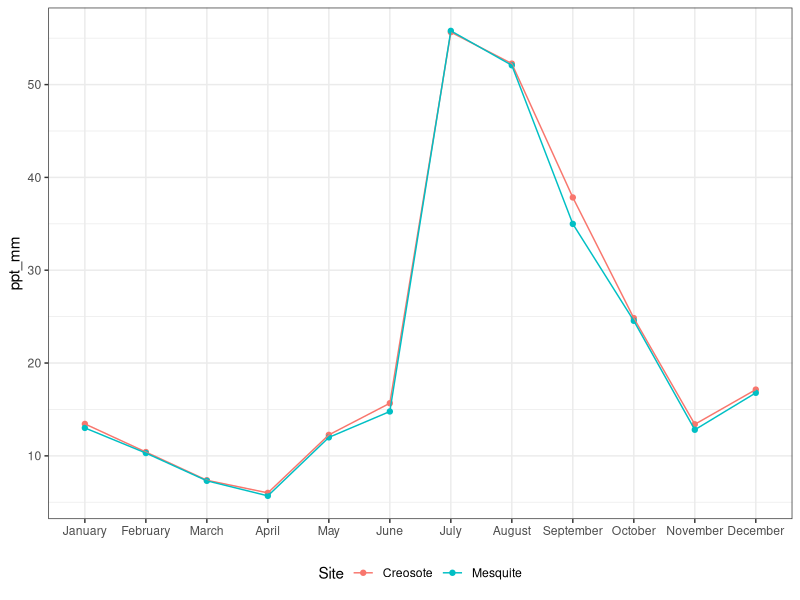
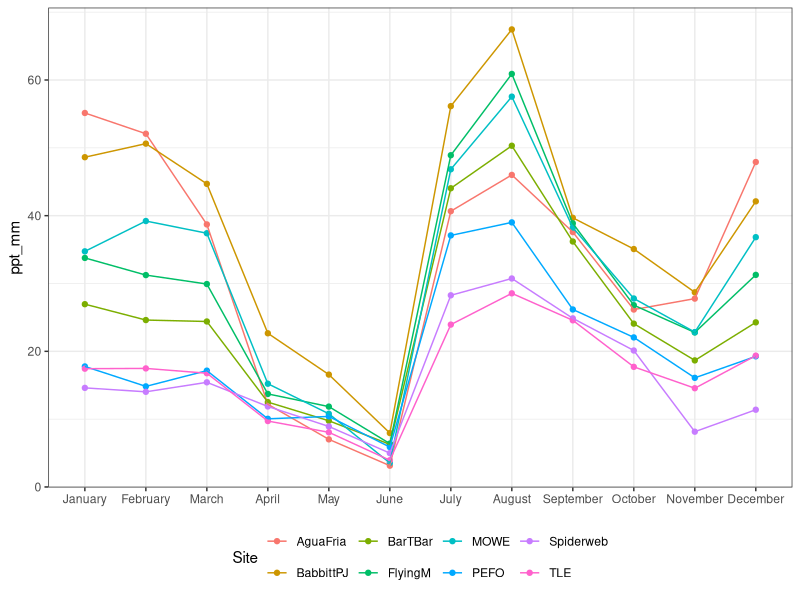
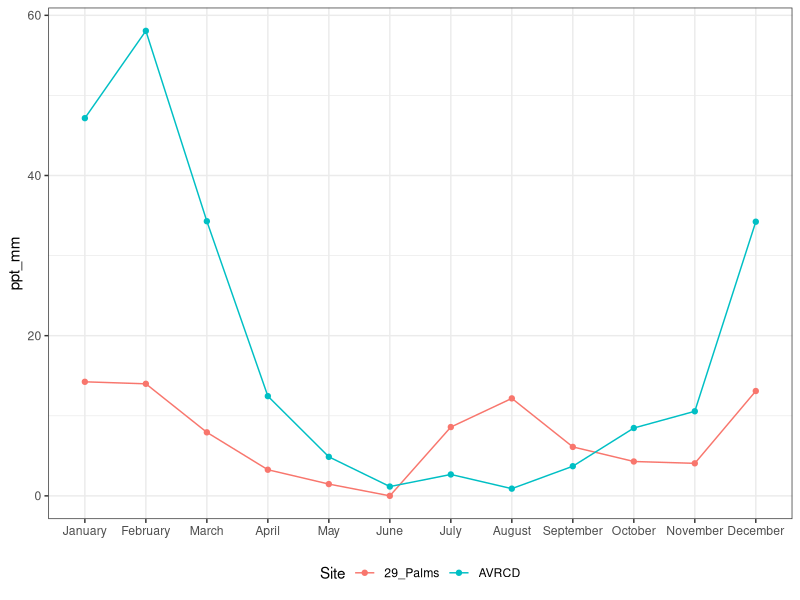
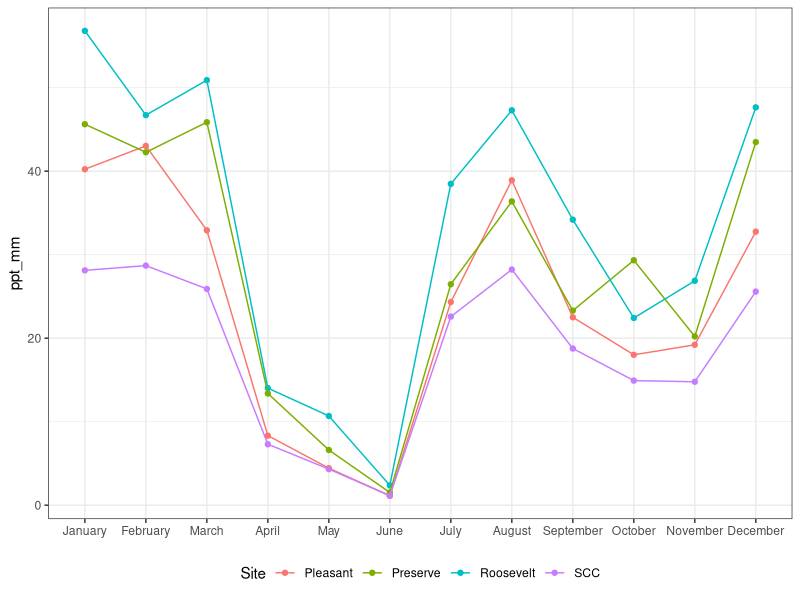
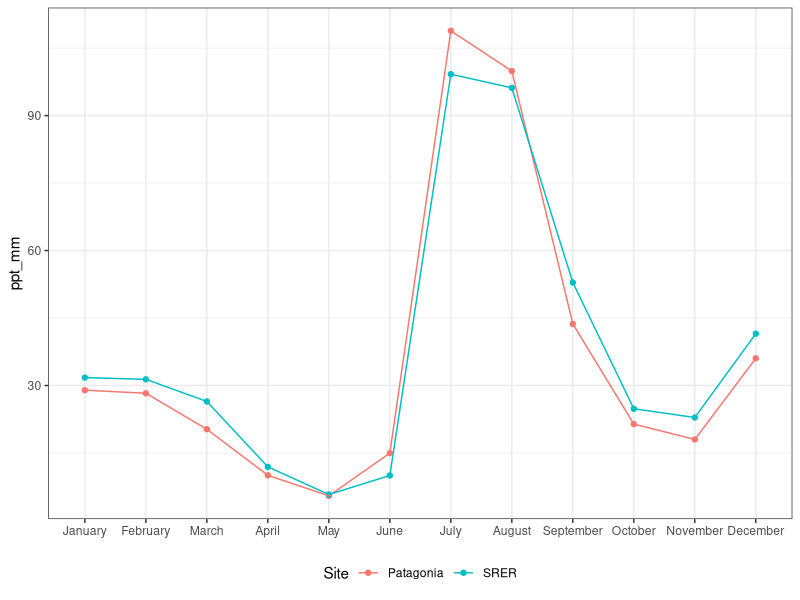
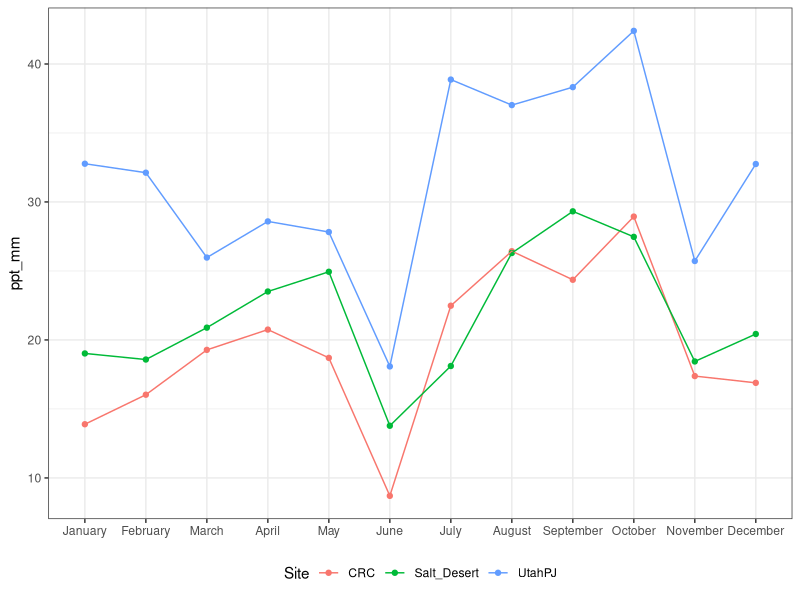
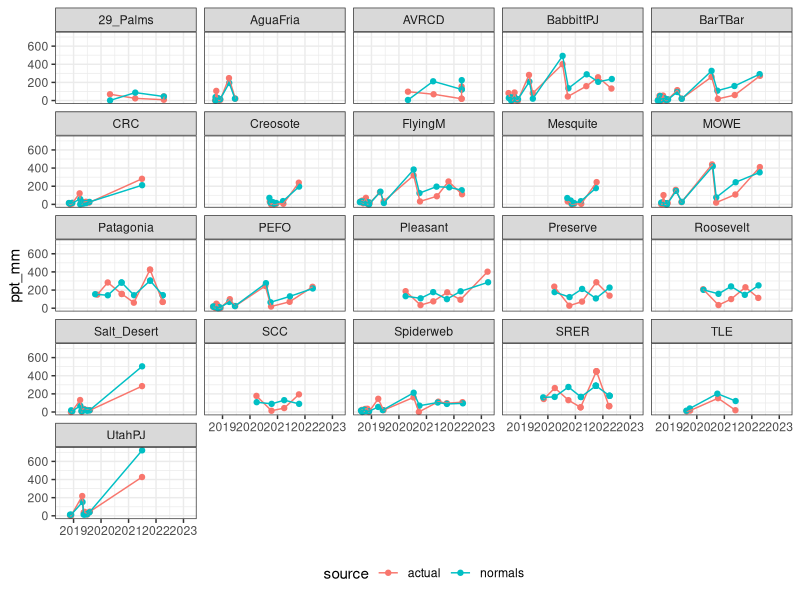
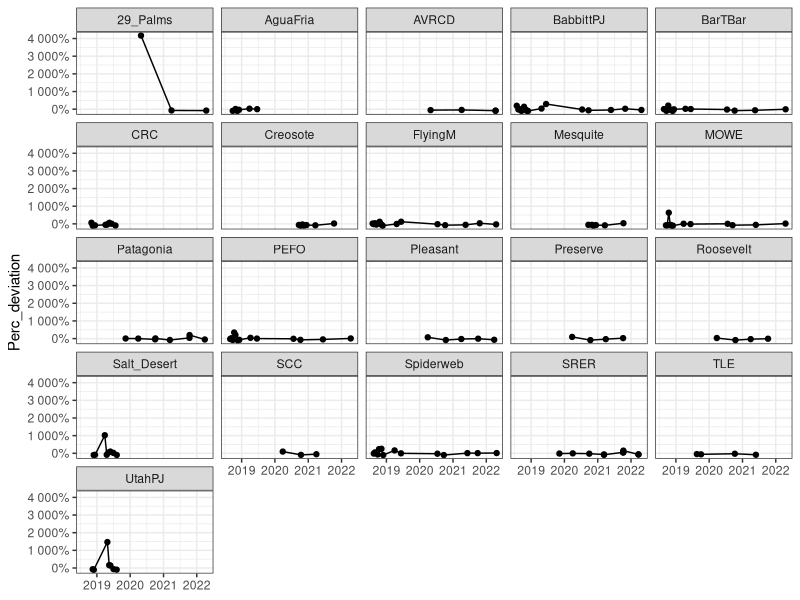

R code for these plots, in order: (Note: this script raises an error after producing the figures.)
# Created: 2023-09-28
# Last updated: 2024-03-18

# Purpose: Explore precip trends. Compare actual precip values (from PRISM daily values, see 03.2.R)
#   with 30-year normals. Actual precip is recorded as either cumulative precip
#   since seeding, or cumulative precip since the previous monitoring event. Because the time
#   interval between monitoring events and seeding differs by site, and because normals are
#   site- and and month-specific, each site must be dealt with on an individual basis 
#   to determine which normals months should be included for a (roughly equal) comparison.

# Normals must be "rounded" to the start of the month, the end of the month,
#   or mid-month, because normals are reported as annual or monthly. Hence, while the actual 
#   precip experienced is defined to the day, comparable normals are defined to the
#   half month. This also assumes that an even amount of rain falls in the first and
#   second half of the month, and sometimes for sites monitored every 2 weeks the dates round
#   such that there is assumed to be no interval, and therefore no precip (for normals). 
#   See 03.3.xlsx README tab for more explanation.


library(tidyverse)
library(readxl)
library(scales)

# Load data ---------------------------------------------------------------

ppt <- read_csv("data/cleaned/03.2_monitoring-events-with-PRISM-climate-data_clean.csv")
month.normal <- read_csv("data/cleaned/03.2_PRISM-month-normals-all-sites_clean.csv")
daily <- read_csv("data/cleaned/03.2_PRISM-daily-all-sites_clean.csv")
normals.since.raw <- read_xlsx("data/data-wrangling-intermediate/03.3_months-to-include-for-precip-normals-comparison.xlsx",
                                       sheet = "since_last")
normals.cum.raw <- read_xlsx("data/data-wrangling-intermediate/03.3_months-to-include-for-precip-normals-comparison.xlsx",
                                       sheet = "cum")
  


# Explore monthly normals -------------------------------------------------

# Order months
month.normal.graph <- month.normal |> 
  filter(Date != "Annual") |> 
  mutate(Date = factor(Date, levels = c("January", "February", "March", "April", "May",
                                        "June", "July", "August", "September", "October",
                                        "November", "December")))

# Chihuahuan
#   Unimodal: most rain in July-Sept
month.normal.graph |> 
  filter(Region == "Chihuahuan") |> 
  ggplot(aes(x = Date, y = ppt_mm, color = Site, group = Site)) +
  geom_point() +
  geom_line() +
  xlab(NULL) +
  theme_bw() +
  theme(legend.position = "bottom")

# Colorado Plateau
#   Biomodal, July-Sept and Dec-March (summer rains slightly greater than winter)
month.normal.graph |> 
  filter(Region == "Colorado Plateau") |> 
  ggplot(aes(x = Date, y = ppt_mm, color = Site, group = Site)) +
  geom_point() +
  geom_line() +
  xlab(NULL) +
  theme_bw() +
  theme(legend.position = "bottom")

# Mojave
#   Unimodal: most rain in Dec-March
month.normal.graph |> 
  filter(Region == "Mojave") |> 
  ggplot(aes(x = Date, y = ppt_mm, color = Site, group = Site)) +
  geom_point() +
  geom_line() +
  xlab(NULL) +
  theme_bw() +
  theme(legend.position = "bottom")

# Sonoran Central
#   Bimodal: July-Sept, Dec-March (summer and winter rains roughly equal)
month.normal.graph |> 
  filter(Region == "Sonoran Central") |> 
  ggplot(aes(x = Date, y = ppt_mm, color = Site, group = Site)) +
  geom_point() +
  geom_line() +
  xlab(NULL) +
  theme_bw() +
  theme(legend.position = "bottom")

# Sonoran SE
#   Slightly bimodal: most rain July-Sept, some rain Dec-March
month.normal.graph |> 
  filter(Region == "Sonoran SE") |> 
  ggplot(aes(x = Date, y = ppt_mm, color = Site, group = Site)) +
  geom_point() +
  geom_line() +
  xlab(NULL) +
  theme_bw() +
  theme(legend.position = "bottom")

# Utah
#   CRC & Salt Desert: Biomodal: July-Oct, March-May
#   UtahPJ: Biomdal: July-Oct, Dec-Feb
month.normal.graph |> 
  filter(Region == "Utah") |> 
  ggplot(aes(x = Date, y = ppt_mm, color = Site, group = Site)) +
  geom_point() +
  geom_line() +
  xlab(NULL) +
  theme_bw() +
  theme(legend.position = "bottom")



# Precip since last monitoring event --------------------------------------


## Since_last data wrangling -----------------------------------------------

# pivot_longer() and convert NAs to 0 (blank cells are 0)
normals.since <- normals.since.raw |> 
  select(-Seed_month_estimate, -Monitor_month_estimate) |> 
  pivot_longer(cols = c("Annual", "January", "February", "March", "April", "May",
                        "June", "July", "August", "September", "October",
                        "November", "December"),
              names_to = "Date",
              values_to = "include") 
normals.since$include[is.na(normals.since$include)] <- 0

# Add normals values
normals.since <- normals.since |> 
  left_join(month.normal) |> 
  select(-tmin, -tmax, -tmean) 

# Multiply include * ppt_mm for new ppt_mm value
#   "include" column is the amount of times that month/annual should be included
normals.since <- normals.since |> 
  mutate(ppt_mm = include * ppt_mm) |> 
  select(-include)

# Sum normals precip
normals.since <- normals.since |> 
  select(-Date_Seeded, -Date_Monitored) |> 
  mutate(SiteDateID = as.character(SiteDateID)) |> 
  group_by(Region, Site, SiteDateID, Seed_estimate, Monitor_estimate) |> 
  summarise(ppt_mm = sum(ppt_mm),
            .groups = "keep") |> 
  mutate(SiteDateID = as.numeric(SiteDateID)) 

# Add normals to actual precip values (Since_last_precip from ppt) to graph together
#   Rename normals columns to match and add "source" col to note they are normals
normals.since.bind <- normals.since |> 
  rename(Date_Seeded = Seed_estimate,
         Date_Monitored = Monitor_estimate) |> 
  mutate(source = "normals")
since.long <- ppt |> 
  select(Region, Site, Date_Seeded, Date_Monitored, SiteDateID, Since_last_precip) |> 
  rename(ppt_mm = Since_last_precip) |> 
  mutate(source = "actual") |> 
  bind_rows(normals.since.bind)


# Find percent deviation from normals
since.pd <- ppt |> 
  select(Region, Site, SiteDateID, Date_Seeded, Date_Monitored, Since_last_precip) |> 
  left_join(normals.since) |> 
  mutate(Perc_deviation = (Since_last_precip - ppt_mm) / ppt_mm,
         Deviation_mm = ppt_mm - Since_last_precip)
#   Inf created when there was no rain in the time period (can't divide by 0),
#     but this only occurs when the time period is small and in all cases there is another
#     monitoring date less than 2 weeks away with a non-Inf percent change. Occurs
#     at CO Plateau & Utah, where monitoring was more frequent.


# Find CV of actual and normals
since.cv.long <- since.long |> 
  group_by(Region, Site, source) |> 
  summarise(CV = sd(ppt_mm) / mean(ppt_mm),
            .groups = "keep")
since.cv.wide <- since.cv.long |> 
  pivot_wider(names_from = source, values_from = CV) |> 
  rename(Actual_CV_since = actual,
         Normals_CV_since = normals) |> 
  mutate(Difference_CV_since = Actual_CV_since - Normals_CV_since)



## Since_last graph --------------------------------------------------------

# All sites
since.long |> 
  ggplot(aes(x = Date_Monitored, y = ppt_mm, color = source)) +
  geom_point() +
  geom_line() +
  facet_wrap(~Site) +
  xlab(NULL) +
  theme_bw() +
  theme(legend.position = "bottom") 

since.pd |> 
  filter(Perc_deviation != Inf) |> 
  ggplot(aes(x = Date_Monitored, y = Perc_deviation)) +
  geom_point() +
  geom_line() +
  facet_wrap(~Site) +
  xlab(NULL) +
  theme_bw() +
  scale_y_continuous(labels = percent)

since.pd |> 
  filter(Perc_deviation != Inf,
         Region !="Mojave") |> 
  ggplot(aes(x = Date_Monitored, y = Perc_deviation)) +
  geom_point() +
  geom_line() +
  facet_wrap(~Site) +
  xlab(NULL) +
  theme_bw() +
  scale_y_continuous(labels = percent) +
  geom_hline(yintercept = 0,
             linetype = "dashed",
             color = "red")


  
# By Region
# Sonoran Central
since.long |> 
  filter(Region == "Sonoran Central") |> 
  ggplot(aes(x = Date_Monitored, y = ppt_mm, color = source)) +
  geom_point() +
  geom_line() +
  facet_wrap(~Site) +
  xlab(NULL) +
  theme_bw() +
  theme(legend.position = "bottom") 

since.pd |> 
  filter(Perc_deviation != Inf) |> 
  filter(Region == "Sonoran Central") |> 
  ggplot(aes(x = Date_Monitored, y = Perc_deviation)) +
  geom_point() +
  geom_line() +
  facet_wrap(~Site) +
  xlab(NULL) +
  theme_bw() +
  scale_y_continuous(labels = percent) +
  geom_hline(yintercept = 0,
             linetype = "dashed",
             color = "red")

# Sonoran SE
since.long |> 
  filter(Region == "Sonoran SE") |> 
  ggplot(aes(x = Date_Monitored, y = ppt_mm, color = source)) +
  geom_point() +
  geom_line() +
  facet_wrap(~Site) +
  xlab(NULL) +
  theme_bw() +
  theme(legend.position = "bottom") 

since.pd |> 
  filter(Perc_deviation != Inf) |> 
  filter(Region == "Sonoran SE") |> 
  ggplot(aes(x = Date_Monitored, y = Perc_deviation)) +
  geom_point() +
  geom_line() +
  facet_wrap(~Site) +
  xlab(NULL) +
  theme_bw() +
  scale_y_continuous(labels = percent) +
  geom_hline(yintercept = 0,
             linetype = "dashed",
             color = "red")

# Chihuahuan
since.long |> 
  filter(Region == "Chihuahuan") |> 
  ggplot(aes(x = Date_Monitored, y = ppt_mm, color = source)) +
  geom_point() +
  geom_line() +
  facet_wrap(~Site) +
  xlab(NULL) +
  theme_bw() +
  theme(legend.position = "bottom")

since.pd |> 
  filter(Perc_deviation != Inf) |> 
  filter(Region == "Chihuahuan") |> 
  ggplot(aes(x = Date_Monitored, y = Perc_deviation)) +
  geom_point() +
  geom_line() +
  facet_wrap(~Site) +
  xlab(NULL) +
  theme_bw() +
  scale_y_continuous(labels = percent) +
  geom_hline(yintercept = 0,
             linetype = "dashed",
             color = "red")

# Mojave
since.long |> 
  filter(Region == "Mojave") |> 
  ggplot(aes(x = Date_Monitored, y = ppt_mm, color = source)) +
  geom_point() +
  geom_line() +
  facet_wrap(~Site) +
  xlab(NULL) +
  theme_bw() +
  theme(legend.position = "bottom") 

since.pd |> 
  filter(Perc_deviation != Inf) |> 
  filter(Region == "Mojave") |> 
  ggplot(aes(x = Date_Monitored, y = Perc_deviation)) +
  geom_point() +
  geom_line() +
  facet_wrap(~Site) +
  xlab(NULL) +
  theme_bw() +
  scale_y_continuous(labels = percent) +
  geom_hline(yintercept = 0,
             linetype = "dashed",
             color = "red")

# Utah
since.long |> 
  filter(Region == "Utah") |> 
  ggplot(aes(x = Date_Monitored, y = ppt_mm, color = source)) +
  geom_point() +
  geom_line() +
  facet_wrap(~Site) +
  xlab(NULL) +
  theme_bw() +
  theme(legend.position = "bottom") 

since.pd |> 
  filter(Perc_deviation != Inf) |> 
  filter(Region == "Utah") |> 
  ggplot(aes(x = Date_Monitored, y = Perc_deviation)) +
  geom_point() +
  geom_line() +
  facet_wrap(~Site) +
  xlab(NULL) +
  theme_bw() +
  scale_y_continuous(labels = percent) +
  geom_hline(yintercept = 0,
             linetype = "dashed",
             color = "red")

# Colorado Plateau
since.long |> 
  filter(Region == "Colorado Plateau") |> 
  ggplot(aes(x = Date_Monitored, y = ppt_mm, color = source)) +
  geom_point() +
  geom_line() +
  facet_wrap(~Site) +
  xlab(NULL) +
  theme_bw() +
  theme(legend.position = "bottom") 

since.pd |> 
  filter(Perc_deviation != Inf) |> 
  filter(Region == "Colorado Plateau") |> 
  ggplot(aes(x = Date_Monitored, y = Perc_deviation)) +
  geom_point() +
  geom_line() +
  facet_wrap(~Site) +
  xlab(NULL) +
  theme_bw() +
  scale_y_continuous(labels = percent) +
  geom_hline(yintercept = 0,
             linetype = "dashed",
             color = "red")

since.pd |> 
  filter(Perc_deviation != Inf,
         Site != "MOWE") |> 
  filter(Region == "Colorado Plateau") |> 
  ggplot(aes(x = Date_Monitored, y = Perc_deviation)) +
  geom_point() +
  geom_line() +
  facet_wrap(~Site) +
  xlab(NULL) +
  theme_bw() +
  scale_y_continuous(labels = percent) +
  geom_hline(yintercept = 0,
             linetype = "dashed",
             color = "red")





# Cumulative precip since seeding -----------------------------------------


## Cumulative data wrangling -----------------------------------------------

# pivot_longer() and convert NAs to 0 (blank cells are 0)
normals.cum <- normals.cum.raw |> 
  select(-Seed_month_estimate, -Monitor_month_estimate) |> 
  pivot_longer(cols = c("Annual", "January", "February", "March", "April", "May",
                        "June", "July", "August", "September", "October",
                        "November", "December"),
               names_to = "Date",
               values_to = "include") 
normals.cum$include[is.na(normals.cum$include)] <- 0

# Add normals values
normals.cum <- normals.cum |> 
  left_join(month.normal) |> 
  select(-tmin, -tmax, -tmean) 

# Multiply include * ppt_mm for new ppt_mm value
#   "include" column is the amount of times that month/annual should be included
normals.cum <- normals.cum |> 
  mutate(ppt_mm = include * ppt_mm) |> 
  select(-include)

# Sum normals precip
normals.cum <- normals.cum |> 
  select(-Date_Seeded, -Date_Monitored) |> 
  mutate(SiteDateID = as.character(SiteDateID)) |> 
  group_by(Region, Site, SiteDateID, Seed_estimate, Monitor_estimate) |> 
  summarise(ppt_mm = sum(ppt_mm),
            .groups = "keep") |> 
  mutate(SiteDateID = as.numeric(SiteDateID)) 

# Add normals to actual precip values (Cum_precip from ppt) to graph together
#   Rename normals columns to match and add "source" col to note they are normals
normals.cum.bind <- normals.cum |> 
  rename(Date_Seeded = Seed_estimate,
         Date_Monitored = Monitor_estimate) |> 
  mutate(source = "normals")
cum.long <- ppt |> 
  select(Region, Site, Date_Seeded, Date_Monitored, SiteDateID, Cum_precip) |> 
  rename(ppt_mm = Cum_precip) |> 
  mutate(source = "actual") |> 
  bind_rows(normals.cum.bind)

# Find percent change (deviation from normals)
cum.pd <- ppt |> 
  select(Region, Site, SiteDateID, Date_Seeded, Date_Monitored, Cum_precip) |> 
  left_join(normals.cum) |> 
  mutate(Perc_deviation = (Cum_precip - ppt_mm) / ppt_mm,
         Deviation_mm = ppt_mm - Cum_precip)
#   Inf created when there was no rain in the time period (can't divide by 0),
#     but this only occurs when the time period is small and in all cases there is another
#     monitoring date less than 2 weeks away with a non-Inf percent change. Occurs once
#     at CO Plateau (BarTBar).

# Examine the outliers (extreme percent deviation)
cum.pd.outlier <- cum.pd |> 
  filter(Perc_deviation > 2)
#   Mojave sites in 2020 had extreme deviation from the norm; Mojave sites were monitored
#     only once a year.


# Find CV of actual and normals
cum.cv.long <- cum.long |> 
  group_by(Region, Site, source) |> 
  summarise(CV = sd(ppt_mm) / mean(ppt_mm),
            .groups = "keep")
cum.cv.wide <- cum.cv.long |> 
  pivot_wider(names_from = source, values_from = CV) |> 
  rename(Actual_CV_cum = actual,
         Normals_CV_cum = normals) |> 
  mutate(Difference_CV_cum = Actual_CV_cum - Normals_CV_cum)







## Cumulative graph --------------------------------------------------------

# All sites
#   Actuals vs normals (mm of precip)
cum.long |> 
  ggplot(aes(x = Date_Monitored, y = ppt_mm, color = source)) +
  geom_point() +
  geom_line() +
  facet_wrap(~Site) +
  xlab(NULL) +
  theme_bw() +
  theme(legend.position = "bottom") 

#   Percent deviation
cum.pd |> 
  filter(Perc_deviation != Inf) |> 
  ggplot(aes(x = Date_Monitored, y = Perc_deviation)) +
  geom_point() +
  geom_line() +
  xlab(NULL) +
  theme_bw() +
  scale_y_continuous(labels = percent)
cum.pd |> 
  filter(Perc_deviation != Inf) |> 
  ggplot(aes(x = Date_Monitored, y = Perc_deviation)) +
  geom_point() +
  geom_line() +
  facet_wrap(~Site) +
  xlab(NULL) +
  theme_bw() +
  scale_y_continuous(labels = percent)

cum.pd |> 
  filter(Perc_deviation != Inf,
         Region !="Mojave") |> 
  ggplot(aes(x = Date_Monitored, y = Perc_deviation)) +
  geom_point() +
  geom_line() +
  facet_wrap(~Site) +
  xlab(NULL) +
  theme_bw() +
  scale_y_continuous(labels = percent) +
  geom_hline(yintercept = 0,
             linetype = "dashed",
             color = "red")



# By Region
# Sonoran Central
cum.long |> 
  filter(Region == "Sonoran Central") |> 
  ggplot(aes(x = Date_Monitored, y = ppt_mm, color = source)) +
  geom_point() +
  geom_line() +
  facet_wrap(~Site) +
  xlab(NULL) +
  theme_bw() +
  theme(legend.position = "bottom") 

cum.pd |> 
  filter(Perc_deviation != Inf) |> 
  filter(Region == "Sonoran Central") |> 
  ggplot(aes(x = Date_Monitored, y = Perc_deviation)) +
  geom_point() +
  geom_line() +
  facet_wrap(~Site) +
  xlab(NULL) +
  theme_bw() +
  scale_y_continuous(labels = percent) +
  geom_hline(yintercept = 0,
             linetype = "dashed",
             color = "red")

# Sonoran SE
cum.long |> 
  filter(Region == "Sonoran SE") |> 
  ggplot(aes(x = Date_Monitored, y = ppt_mm, color = source)) +
  geom_point() +
  geom_line() +
  facet_wrap(~Site) +
  xlab(NULL) +
  theme_bw() +
  theme(legend.position = "bottom") 

cum.pd |> 
  filter(Perc_deviation != Inf) |> 
  filter(Region == "Sonoran SE") |> 
  ggplot(aes(x = Date_Monitored, y = Perc_deviation)) +
  geom_point() +
  geom_line() +
  facet_wrap(~Site) +
  xlab(NULL) +
  theme_bw() +
  scale_y_continuous(labels = percent) +
  geom_hline(yintercept = 0,
             linetype = "dashed",
             color = "red")

# Chihuahuan
cum.long |> 
  filter(Region == "Chihuahuan") |> 
  ggplot(aes(x = Date_Monitored, y = ppt_mm, color = source)) +
  geom_point() +
  geom_line() +
  facet_wrap(~Site) +
  xlab(NULL) +
  theme_bw() +
  theme(legend.position = "bottom")

cum.pd |> 
  filter(Perc_deviation != Inf) |> 
  filter(Region == "Chihuahuan") |> 
  ggplot(aes(x = Date_Monitored, y = Perc_deviation)) +
  geom_point() +
  geom_line() +
  facet_wrap(~Site) +
  xlab(NULL) +
  theme_bw() +
  scale_y_continuous(labels = percent) +
  geom_hline(yintercept = 0,
             linetype = "dashed",
             color = "red")

# Mojave
cum.long |> 
  filter(Region == "Mojave") |> 
  ggplot(aes(x = Date_Monitored, y = ppt_mm, color = source)) +
  geom_point() +
  geom_line() +
  facet_wrap(~Site) +
  xlab(NULL) +
  theme_bw() +
  theme(legend.position = "bottom") 

cum.pd |> 
  filter(Perc_deviation != Inf) |> 
  filter(Region == "Mojave") |> 
  ggplot(aes(x = Date_Monitored, y = Perc_deviation)) +
  geom_point() +
  geom_line() +
  facet_wrap(~Site) +
  xlab(NULL) +
  theme_bw() +
  scale_y_continuous(labels = percent) +
  geom_hline(yintercept = 0,
             linetype = "dashed",
             color = "red")

# Utah
cum.long |> 
  filter(Region == "Utah") |> 
  ggplot(aes(x = Date_Monitored, y = ppt_mm, color = source)) +
  geom_point() +
  geom_line() +
  facet_wrap(~Site) +
  xlab(NULL) +
  theme_bw() +
  theme(legend.position = "bottom") 

cum.pd |> 
  filter(Perc_deviation != Inf) |> 
  filter(Region == "Utah") |> 
  ggplot(aes(x = Date_Monitored, y = Perc_deviation)) +
  geom_point() +
  geom_line() +
  facet_wrap(~Site) +
  xlab(NULL) +
  theme_bw() +
  scale_y_continuous(labels = percent) +
  geom_hline(yintercept = 0,
             linetype = "dashed",
             color = "red")

# Colorado Plateau
cum.long |> 
  filter(Region == "Colorado Plateau") |> 
  ggplot(aes(x = Date_Monitored, y = ppt_mm, color = source)) +
  geom_point() +
  geom_line() +
  facet_wrap(~Site) +
  xlab(NULL) +
  theme_bw() +
  theme(legend.position = "bottom") 

cum.pd |> 
  filter(Perc_deviation != Inf) |> 
  filter(Region == "Colorado Plateau") |> 
  ggplot(aes(x = Date_Monitored, y = Perc_deviation)) +
  geom_point() +
  geom_line() +
  facet_wrap(~Site) +
  xlab(NULL) +
  theme_bw() +
  scale_y_continuous(labels = percent) +
  geom_hline(yintercept = 0,
             linetype = "dashed",
             color = "red")


# Write to CSV ------------------------------------------------------------

write_csv(since.pd,
          file = "data/cleaned/03.3_since-last-precip_percent-deviation-from-norm_clean.csv")

write_csv(cum.pd,
          file = "data/cleaned/03.3_cumulative-precip_percent-deviation-from-norm_clean.csv")

write_csv(since.cv.wide,
          file = "data/cleaned/03.3_since-last-precip_CV_clean.csv")

write_csv(cum.cv.wide,
          file = "data/cleaned/03.3_cumulative-precip_CV_clean.csv")


save.image("RData/03.3_explore-precip-trends.RData")
